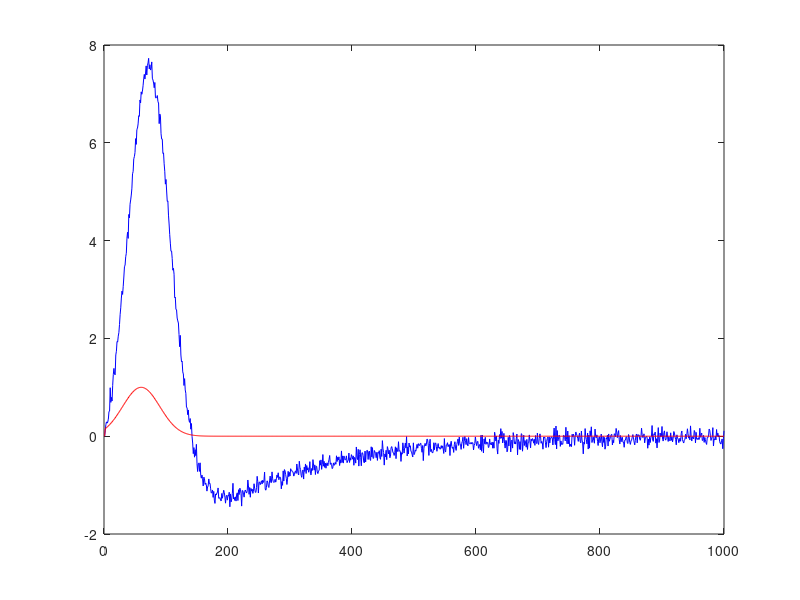
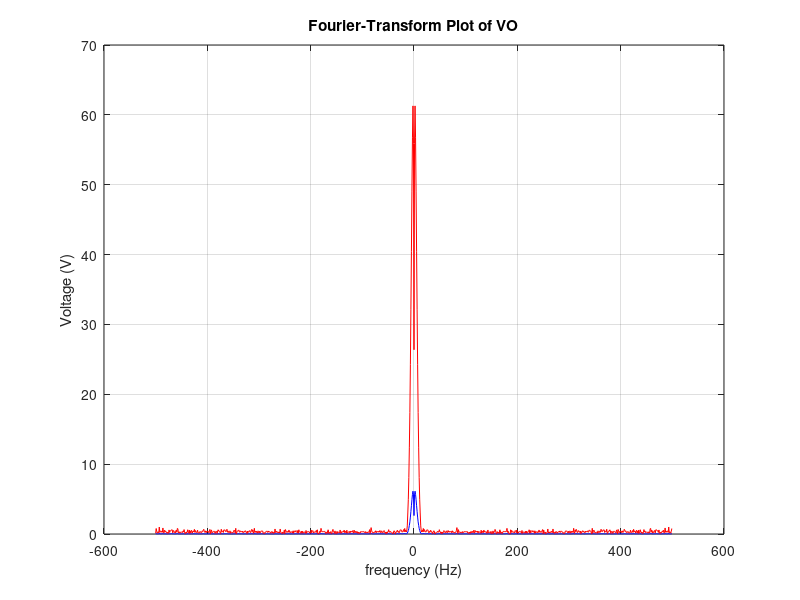
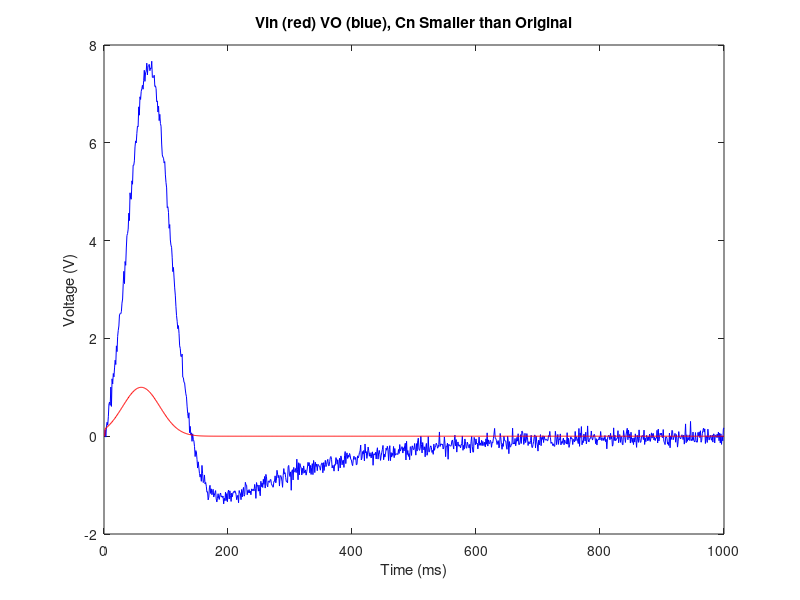
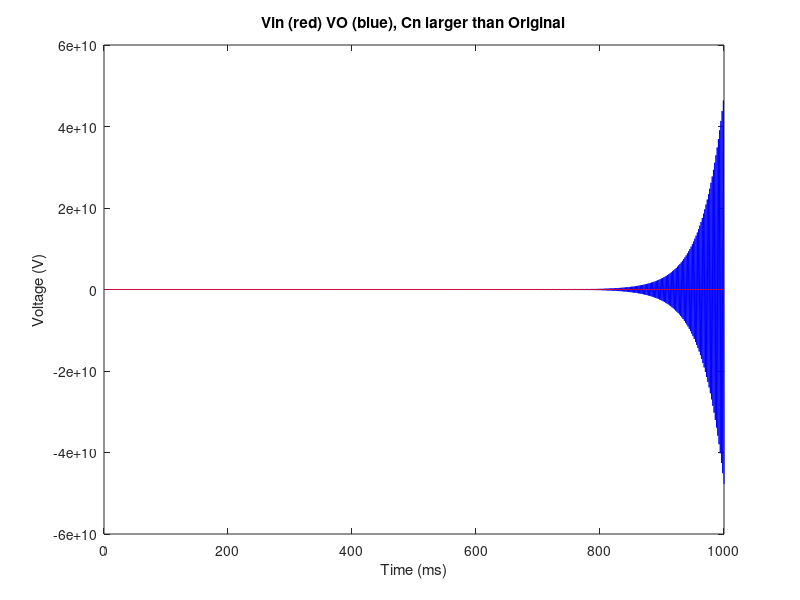

Reproduce these figures in MATLAB, in order.
%%%%Variable Definitions
R1 = 1;
G1 = 1/R1;
R2 = 2;
G2 = 1/R2;
R3 = 10;
G3 = 1/R3;
R4 = 0.1;
G4 = 1/R4;
RO = 1000;
GO = 1/RO;
L = 0.2;
Cap = 0.25;
alpha = 100;
Cn = 0.00001;
Cn2= Cn/5.2;
Cn3= Cn*5.2;            %%%seems to have a drastic change just after *5
Vin=1;
steps=1000;             %1000 steps
steps2=steps/5;
steps3=steps*5;
dt1=1/steps;             %steps size of .03
dt2=1/steps2;
dt3=1/steps3;
X=1:steps;
%%%%Matrix building
%%%%Will build 7x7 matrices for the 7 Variables defined. 
%%%%the G and C matrices are different now for including noise figures and
%%%%currents. 
%[V1; V2; IL; V3; I3; V4; V0];
C1 = [0 0 0 0 0 0 0;
    -Cap Cap 0 0 0 0 0;
     0 0 -L 0 0 0 0;
     0 0 0 -Cn 0 0 0;
     0 0 0 0 0 0 0;
     0 0 0 -Cn 0 0 0;
     0 0 0 0 0 0 0;];

C2 = [0 0 0 0 0 0 0;
    -Cap Cap 0 0 0 0 0;
     0 0 -L 0 0 0 0;
     0 0 0 -Cn2 0 0 0;
     0 0 0 0 0 0 0;
     0 0 0 -Cn2 0 0 0;
     0 0 0 0 0 0 0;];

C3 = [0 0 0 0 0 0 0;
    -Cap Cap 0 0 0 0 0;
     0 0 -L 0 0 0 0;
     0 0 0 -Cn3 0 0 0;
     0 0 0 0 0 0 0;
     0 0 0 -Cn3 0 0 0;
     0 0 0 0 0 0 0;];

G = [1 0 0 0 0 0 0;
    -G2 G1+G2 -1 0 0 0 0;
      0 1 0 -1 0 0 0;
      0 0 -1 G3 0 0 0;
      0 0 0 0 -alpha 1 0;
      0 0 0 G3 -1 0 0;
      0 0 0 0 0 -G4 G4+GO];
F = [Vin;
     0;
     0;
     0;
     0;
     0;
     0];
V1=zeros(7,1);      %%%matrix to hold V matrix while in for loop
Pulse= zeros(7,1);
Vold=zeros(7,1);
V1(:,1) = (C1./dt1+G)\(Pulse+C1*Vold/dt1);
for i = 2:steps
    Pulse(4,1) = 0.001*randn();     %%%random noise function for In
    Pulse(1,1) =  exp(-1/2*((i/steps-0.06)/(0.03))^2);      %gaussian pulse
    V1(:,i) = (C1./dt1+G)\(Pulse+C1*Vold/dt1);   
    Vold = V1(:, i); 
end
figure(1)
plot(X, V1(7,:), 'b')
hold on
plot(X, V1(1,:), 'r')
%Fourier Transform plot
freq = (-steps/2:steps/2-1);               
fft_V1 = fft(V1.');
ffts_V1 = fftshift(fft_V1);
figure(2)
plot(freq, abs(ffts_V1(:, 1)), 'b')
hold on
plot(freq, abs(ffts_V1(:, 7)), 'r')
title('Fourier-Transform Plot of VO')
xlabel('frequency (Hz)')
ylabel('Voltage (V)')
grid on
%%%using different Cn values
V2=zeros(7,1);      %%%matrix to hold V matrix while in for loop
Pulse2= zeros(7,1);
Vold=zeros(7,1);
V2(:,1) = (C2./dt1+G)\(Pulse2+C2*Vold/dt1);
for i = 2:steps
    Pulse2(4,1) = 0.001*randn();     %%%random noise function for In
    Pulse2(1,1) =  exp(-1/2*((i/steps-0.06)/(0.03))^2);      %gaussian pulse
    V2(:,i) = (C2./dt1+G)\(Pulse2+C2*Vold/dt1);   
    Vold = V2(:, i); 
end
figure(3)
plot(X, V2(7,:), 'b')
hold on
plot(X, V2(1,:), 'r')
title('Vin (red) VO (blue), Cn Smaller than Original')
xlabel('Time (ms)')
ylabel('Voltage (V)')

V3=zeros(7,1);      %%%matrix to hold V matrix while in for loop
Pulse= zeros(7,1);
Vold=zeros(7,1);
V3(:,1) = (C3./dt1+G)\(Pulse+C3*Vold/dt1);
for i = 2:steps
    Pulse(4,1) = 0.001*randn();     %%%random noise function for In
    Pulse(1,1) =  exp(-1/2*((i/steps-0.06)/(0.03))^2);      %gaussian pulse
    V3(:,i) = (C3./dt1+G)\(Pulse+C3*Vold/dt1);   
    Vold = V3(:, i); 
end
figure(4)
plot(X, V3(7,:), 'b')
hold on
plot(X, V3(1,:), 'r')
title('Vin (red) VO (blue), Cn larger than Original')
xlabel('Time (ms)')
ylabel('Voltage (V)')

%%%%Plots for changing time steps
V4=zeros(7,1);      %%%matrix to hold V matrix while in for loop
Pulse= zeros(7,1);
Vold=zeros(7,1);
V4(:,1) = (C1./dt2+G)\(Pulse+C1*Vold/dt2);
for i = 2:steps2
    Pulse(4,1) = 0.001*randn();     %%%random noise function for In
    Pulse(1,1) =  exp(-1/2*((i/steps2-0.06)/(0.03))^2);      %gaussian pulse
    V4(:,i) = (C1./dt2+G)\(Pulse+C1*Vold/dt2);   
    Vold = V4(:, i); 
end
X2=1:steps2;
figure(5)
plot(X2, V4(7,:), 'b')
hold on
plot(X2, V4(1,:), 'r')
title('Vin (red) VO (blue), time step larger than oringial')
xlabel('Time (ms)')
ylabel('Voltage (V)')


V5=zeros(7,1);      %%%matrix to hold V matrix while in for loop
Pulse= zeros(7,1);
Vold=zeros(7,1);
V5(:,1) = (C1./dt3+G)\(Pulse+C1*Vold/dt3);
for i = 2:steps3
    Pulse(4,1) = 0.001*randn();     %%%random noise function for In
    Pulse(1,1) =  exp(-1/2*((i/steps3-0.06)/(0.03))^2);      %gaussian pulse
    V5(:,i) = (C1./dt3+G)\(Pulse+C1*Vold/dt3);   
    Vold = V5(:, i); 
end
X2=1:steps3;
figure(6)
plot(X2, V5(7,:), 'b')
hold on
plot(X2, V5(1,:), 'r')
title('Vin (red) VO (blue), time step smaller than orignal')
xlabel('Time (ms)')
ylabel('Voltage (V)')
